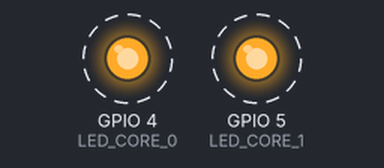
The sketch below on a simulated ESP32. On the bench: output pins drawn as LEDs (lit = HIGH). Dashed ring = blinking. What the sketch prints to the serial monitor is not drawn.

Above: at 1.1 s.
Timing chart, 0 to 5.6 s (numbered marks = the images above):
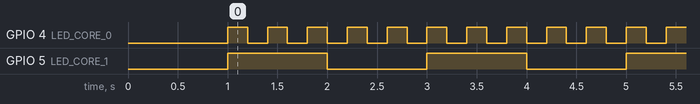

The sketch:

cores_testing_esp32.ino
```cpp
#define LED_CORE_0 4
#define LED_CORE_1 5

TaskHandle_t Task_Core0;
TaskHandle_t Task_Core1;

// Core 0-ზე გასაშვები ფუნქცია
void codeForCore0(void * pvParameters) {
  pinMode(LED_CORE_0, OUTPUT);

  for (;;) {
    digitalWrite(LED_CORE_0, HIGH);
    vTaskDelay(200 / portTICK_PERIOD_MS);
    digitalWrite(LED_CORE_0, LOW);
    vTaskDelay(200 / portTICK_PERIOD_MS);
    Serial.print("Task Core 0 ");
    Serial.println(xPortGetCoreID());
  }
}

// Core 1-ზე გასაშვები ფუნქცია
void codeForCore1(void * pvParameters) {
  pinMode(LED_CORE_1, OUTPUT);

  for (;;) {
    digitalWrite(LED_CORE_1, HIGH);
    vTaskDelay(1000 / portTICK_PERIOD_MS);
    digitalWrite(LED_CORE_1, LOW);
    vTaskDelay(1000 / portTICK_PERIOD_MS);

    Serial.print("Task Core 1: ");
    Serial.println(xPortGetCoreID());
  }
}

void setup() {
  Serial.begin(115200);
  delay(1000);

  Serial.println("--- FreeRTOS Multi-Core testing ---");

  // დავალების შექმნა და Core 0-ზე მიმაგრება
  //FreeRTOS-ის მთავარი ფუნქცია, რომლითაც დავალებას ვანიჭებთ კონკრეტულ ბირთვს
  xTaskCreatePinnedToCore(
    codeForCore0,   /* ფუნქციის სახელი */
    "Task_Core0",   /* დავალების სახელი */
    4096,           /* სტეკის ზომა (ბაიტებში) */
    NULL,           /* პარამეტრი */
    1,              /* პრიორიტეტი*/
    &Task_Core0,    /* დავალების მიმთითებელი */
    0               /* ბირთვის ID: 0 */
  );

  // დავალების შექმნა და Core 1-ზე მიმაგრება
  xTaskCreatePinnedToCore(
    codeForCore1,   /* ფუნქციის სახელი */
    "Task_Core1",   /* დავალების სახელი */
    4096,           /* სტეკის ზომა (ბაიტებში) */
    NULL,           /* პარამეტრი */
    1,              /* პრიორიტეტი */
    &Task_Core1,    /* დავალების მიმთითებელი */
    1               /* ბირთვის ID: 1 */
  );
}

void loop() {
  // loop() ავტომატურად გაშვეულია Core 1-ზე, მაგრამ FreeRTOS-ის დროს
  // ძირითადი ლოგიკა დავალებებში გადაგვაქვს, ამიტომ loop-ს ცარიელი ვტოვებთ.
  //vTaskDelay(): delay()-ისგან განსხვავებით, პროცესორს არ აიძულებს გაჩერებას,
  //არამედ ეუბნება FreeRTOS-ის დამგეგმავს, რომ ამ პერიოდში პროცესორის რესურსი
  //სხვა დავალებებს დაუთმოს.
  vTaskDelay(1000 / portTICK_PERIOD_MS);
}
```

Measured:
- by itself, GPIO 4 (LED_CORE_0): alternates HIGH for 0.20 s and LOW for 0.20 s
- by itself, GPIO 5 (LED_CORE_1): alternates HIGH for 1.0 s and LOW for 1.0 s
- by itself, everything shown: repeats every 2.0 s, in 10 steps
